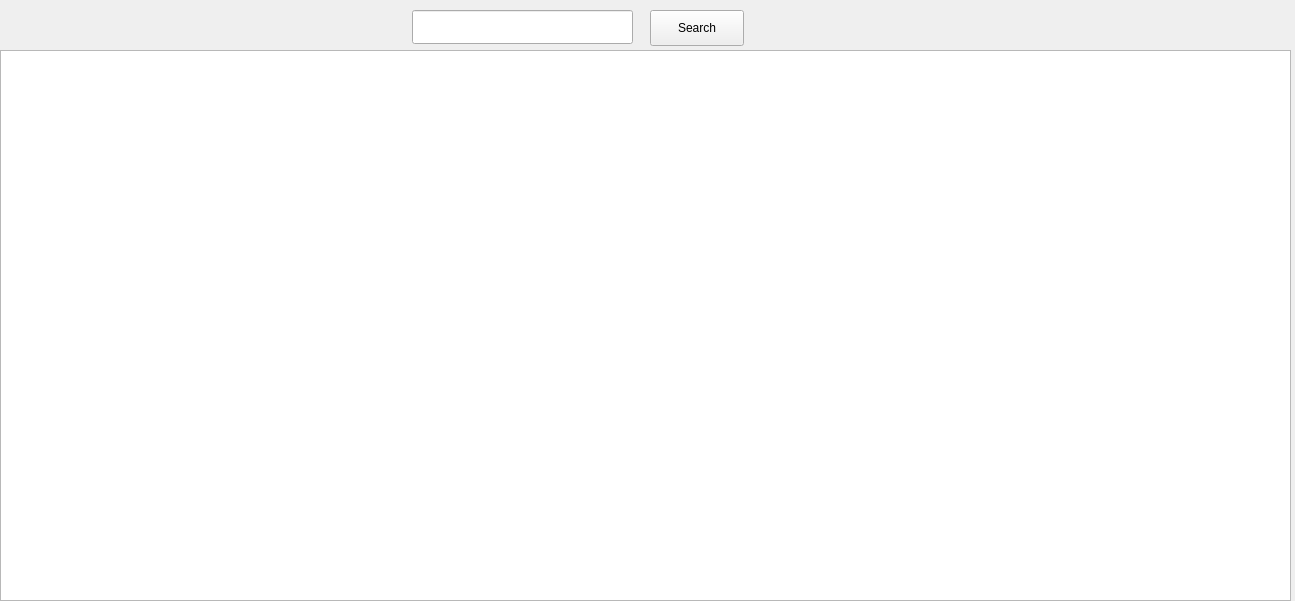
<?xml version="1.0" encoding="UTF-8"?>
<ui version="4.0">
 <class>MainWindow</class>
 <widget class="QMainWindow" name="MainWindow">
  <property name="geometry">
   <rect>
    <x>0</x>
    <y>0</y>
    <width>1295</width>
    <height>601</height>
   </rect>
  </property>
  <property name="windowTitle">
   <string>MainWindow</string>
  </property>
  <widget class="QWidget" name="centralwidget">
   <widget class="QTableWidget" name="tableWidget">
    <property name="geometry">
     <rect>
      <x>0</x>
      <y>50</y>
      <width>1291</width>
      <height>551</height>
     </rect>
    </property>
   </widget>
   <widget class="QPushButton" name="pushButton">
    <property name="geometry">
     <rect>
      <x>650</x>
      <y>10</y>
      <width>94</width>
      <height>36</height>
     </rect>
    </property>
    <property name="text">
     <string>Search</string>
    </property>
   </widget>
   <widget class="QLineEdit" name="lineEdit">
    <property name="geometry">
     <rect>
      <x>412</x>
      <y>10</y>
      <width>221</width>
      <height>34</height>
     </rect>
    </property>
   </widget>
  </widget>
 </widget>
 <resources/>
 <connections/>
</ui>
